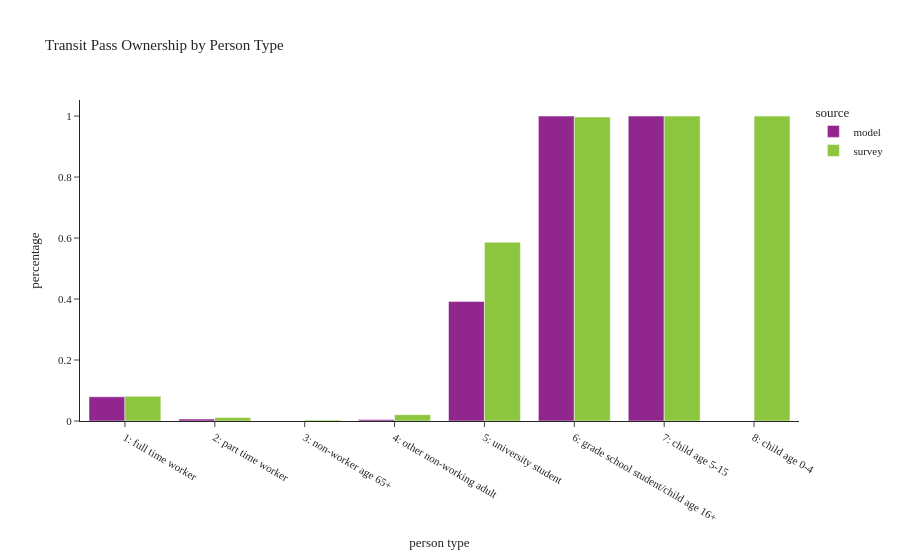

Source (notebook cell):
### Code cell
plot_transit_pass(person, 'pptyp_label', 'Person Type', 'person type')

### Figure 1 — Plotly figure (JSON) as saved in the notebook; plotly's stock layout.template omitted (floating-point values rounded to 4 significant figures)
{"data": [{"alignmentgroup": "True", "customdata": [[137050], [2319], [54], [3348], [69354], [167909], [739597], [0]], "hovertemplate": "source=model<br>pptyp_label=%{x}<br>percentage=%{y}<br>sample count=%{customdata[0]}<extra></extra>", "legendgroup": "model", "marker": {"color": "#91268F", "pattern": {"shape": ""}}, "name": "model", "offsetgroup": "model", "orientation": "v", "showlegend": true, "textposition": "auto", "type": "bar", "x": ["1: full time worker", "2: part time worker", "3: non-worker age 65+", "4: other non-working adult", "5: university student", "6: grade school student/child age 16+", "7: child age 5-15", "8: child age 0-4"], "xaxis": "x", "y": [0.07955, 0.006599, 0.0001915, 0.004598, 0.3922, 1.0, 1.0, 0.0], "yaxis": "y"}, {"alignmentgroup": "True", "customdata": [[530], [24], [1], [15], [127], [117], [573], [288]], "hovertemplate": "source=survey<br>pptyp_label=%{x}<br>percentage=%{y}<br>sample count=%{customdata[0]}<extra></extra>", "legendgroup": "survey", "marker": {"color": "#8CC63E", "pattern": {"shape": ""}}, "name": "survey", "offsetgroup": "survey", "orientation": "v", "showlegend": true, "textposition": "auto", "type": "bar", "x": ["1: full time worker", "2: part time worker", "3: non-worker age 65+", "4: other non-working adult", "5: university student", "6: grade school student/child age 16+", "7: child age 5-15", "8: child age 0-4"], "xaxis": "x", "y": [0.08133, 0.01135, 0.003157, 0.02075, 0.5862, 0.9967, 1.0, 1.0], "yaxis": "y"}], "layout": {"barmode": "group", "legend": {"title": {"text": "source"}, "tracegroupgap": 0}, "title": {"text": "Transit Pass Ownership by Person Type"}, "xaxis": {"anchor": "y", "domain": [0.0, 1.0], "title": {"text": "person type"}}, "yaxis": {"anchor": "x", "domain": [0.0, 1.0], "title": {"text": "percentage"}}}}
